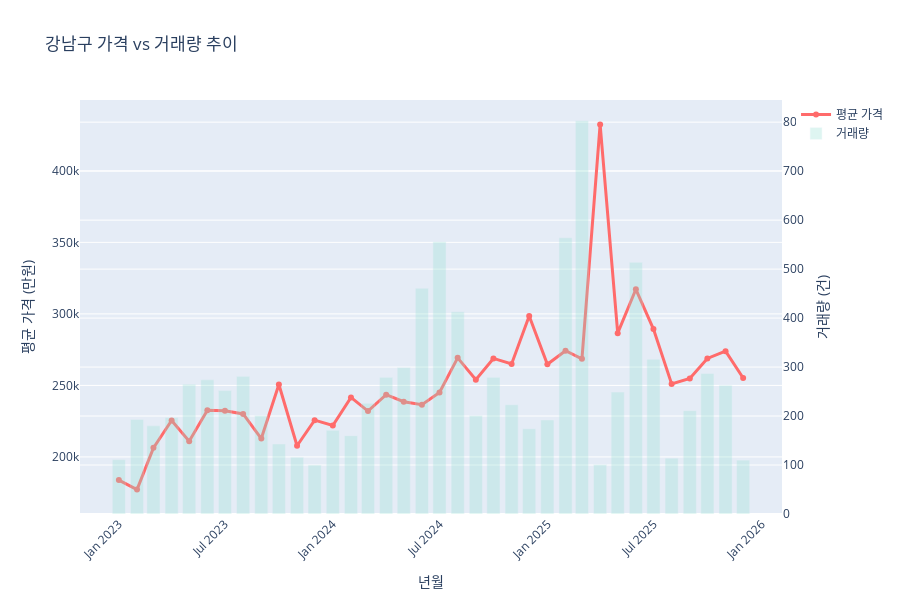

This figure's notebook cell:
### Code cell
# 4. 거래량과 가격 동시 표시 (듀얼 축)
fig4 = go.Figure()

# 강남구 예시
gangnam = monthly_gu[monthly_gu['CGG_NM'] == '강남구']

# 가격 (왼쪽 축)
fig4.add_trace(go.Scatter(
    x=gangnam['year_month'],
    y=gangnam['avg_price'],
    name='평균 가격',
    yaxis='y',
    mode='lines+markers',
    line=dict(color='#FF6B6B', width=3)
))

# 거래량 (오른쪽 축)
fig4.add_trace(go.Bar(
    x=gangnam['year_month'],
    y=gangnam['txn_cnt'],
    name='거래량',
    yaxis='y2',
    opacity=0.3,
    marker_color='#95E1D3'
))

fig4.update_layout(
    title='강남구 가격 vs 거래량 추이',
    xaxis=dict(title='년월', tickangle=-45),
    yaxis=dict(
        title='평균 가격 (만원)',
        side='left'
    ),
    yaxis2=dict(
        title='거래량 (건)',
        side='right',
        overlaying='y'
    ),
    hovermode='x unified',
    height=600
)

fig4.show()

### Figure 1 — Plotly figure (JSON) as saved in the notebook; plotly's stock layout.template omitted (floating-point values rounded to 4 significant figures)
{"data": [{"line": {"color": "#FF6B6B", "width": 3}, "mode": "lines+markers", "name": "평균 가격", "type": "scatter", "x": ["2023-01", "2023-02", "2023-03", "2023-04", "2023-05", "2023-06", "2023-07", "2023-08", "2023-09", "2023-10", "2023-11", "2023-12", "2024-01", "2024-02", "2024-03", "2024-04", "2024-05", "2024-06", "2024-07", "2024-08", "2024-09", "2024-10", "2024-11", "2024-12", "2025-01", "2025-02", "2025-03", "2025-04", "2025-05", "2025-06", "2025-07", "2025-08", "2025-09", "2025-10", "2025-11", "2025-12"], "y": [183800.0, 177200.0, 206300.0, 225500.0, 211000.0, 232600.0, 232300.0, 230100.0, 212900.0, 250600.0, 207800.0, 225700.0, 222000.0, 241600.0, 232100.0, 243500.0, 238600.0, 236600.0, 245000.0, 269300.0, 254000.0, 268900.0, 265000.0, 298500.0, 264800.0, 274200.0, 268600.0, 432400.0, 286500.0, 317200.0, 289400.0, 251000.0, 254800.0, 268800.0, 274000.0, 255200.0], "yaxis": "y"}, {"marker": {"color": "#95E1D3"}, "name": "거래량", "opacity": 0.3, "type": "bar", "x": ["2023-01", "2023-02", "2023-03", "2023-04", "2023-05", "2023-06", "2023-07", "2023-08", "2023-09", "2023-10", "2023-11", "2023-12", "2024-01", "2024-02", "2024-03", "2024-04", "2024-05", "2024-06", "2024-07", "2024-08", "2024-09", "2024-10", "2024-11", "2024-12", "2025-01", "2025-02", "2025-03", "2025-04", "2025-05", "2025-06", "2025-07", "2025-08", "2025-09", "2025-10", "2025-11", "2025-12"], "y": [111, 193, 180, 197, 265, 274, 252, 281, 201, 143, 116, 100, 171, 160, 226, 279, 299, 461, 556, 413, 201, 279, 223, 174, 192, 564, 803, 101, 249, 514, 316, 114, 211, 287, 263, 110], "yaxis": "y2"}], "layout": {"height": 600, "hovermode": "x unified", "title": {"text": "강남구 가격 vs 거래량 추이"}, "xaxis": {"tickangle": -45, "title": {"text": "년월"}}, "yaxis": {"side": "left", "title": {"text": "평균 가격 (만원)"}}, "yaxis2": {"overlaying": "y", "side": "right", "title": {"text": "거래량 (건)"}}}}
